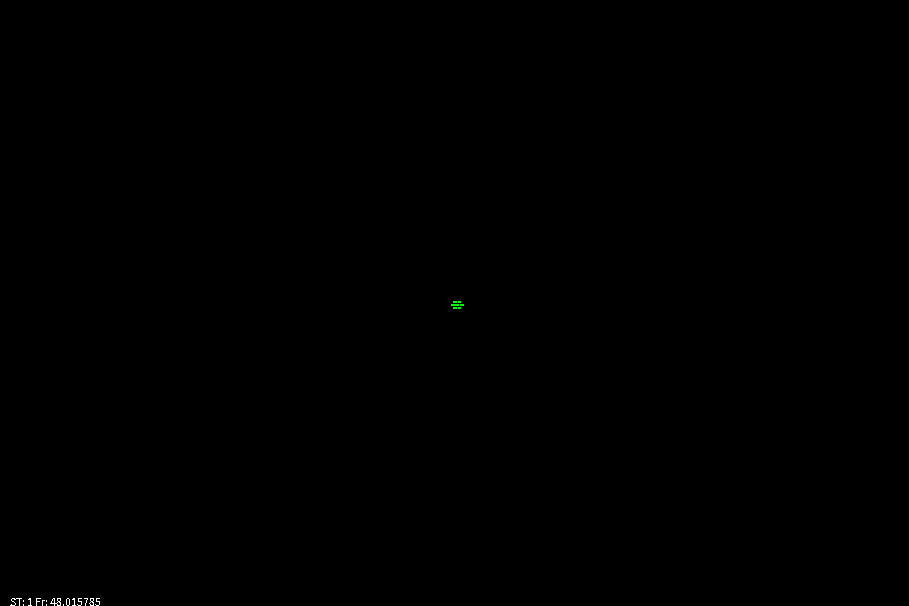
Frame 1 (no input)
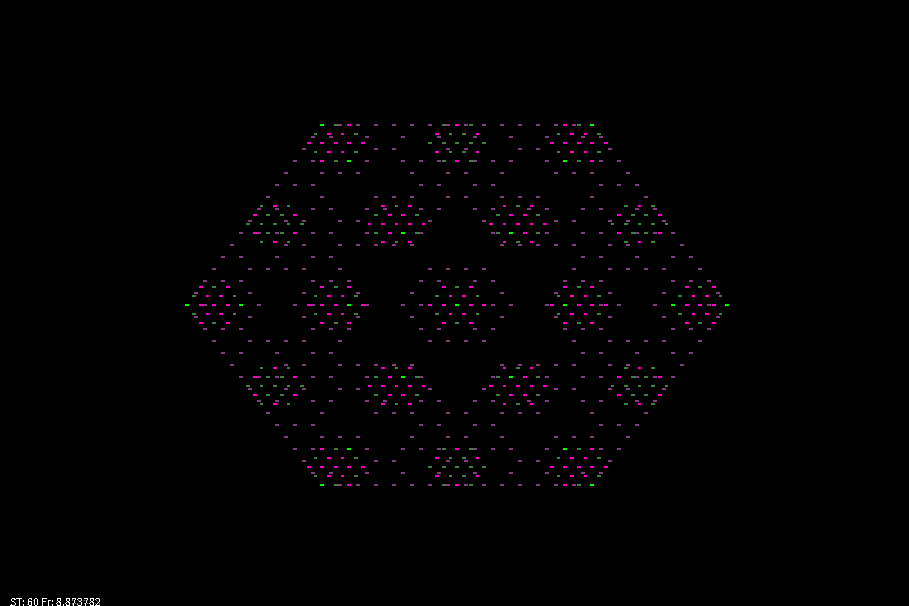
Frame 60 (the mouse pressed at the canvas centre just before this capture)
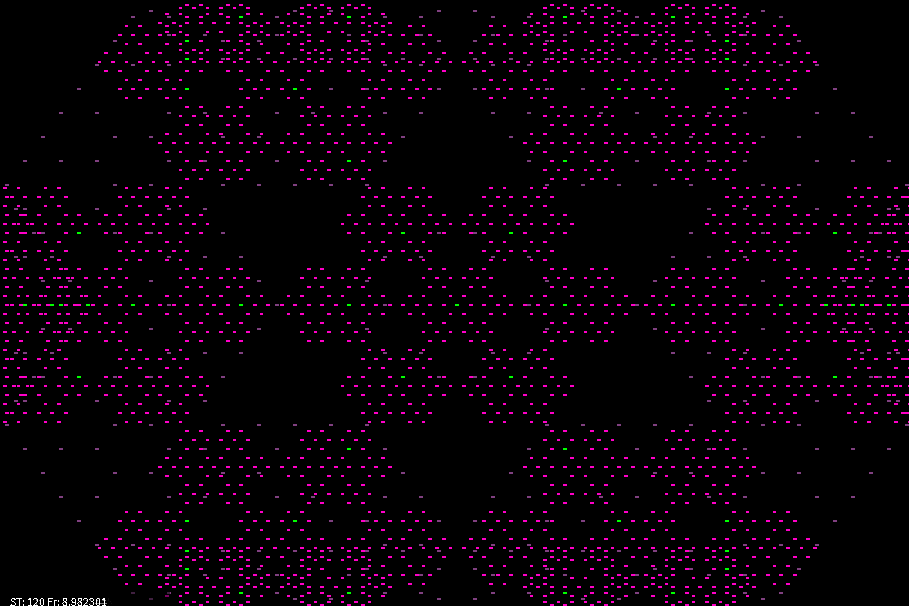
Frame 120 (the mouse held since frame 60 and released just before this capture)

The Processing sketch that drew these frames (run headless with seeded random() and noise(); from frame 60 on, the mouse is pressed at the canvas centre):

// Processing sketch: hexagonal_sync
// ── hexagonal_sync.pde
//Dwuwymiarowy, DETERMINISTYCZNY automat komórkowy - reguła "ZSUMUJ Z SĄSIADAMI I WEŹ MODULO". SYNCHRONICZNY.
// NA siatce heksagonalnej - Wyświetlanie optymalizowane tablicą zmian (Changed)
//===========================================================================================================
//
int WorldSize=202; //Ile chcemy elementów w linii?
int[][] WorldOld=new int[WorldSize][WorldSize]; //Tworzenie tablic - w Processingu zawsze za pomocą alokacji!
int[][] WorldNew=new int[WorldSize][WorldSize];
boolean[][] Changed=new boolean[WorldSize][WorldSize]; //Tablica flag zmian do rysowania

float IDens=0.0; //Początkowa gęstość w tablicy
int   Div=6; //Jaki dzielnik w regule automatu

float CellSize=3; //Wysokość komórki
int   FRAME_RATE_REQ=9; //Ile klatek na sekundę byśmy chcieli

void settings() // SPECJALNA FUNKCJA POZWALAJĄCA UŻYĆ WYRAŻENIA OKREŚLAJĄCEGO ROZMIARY OKNA ORAZ INNYCH USTAWIEŃ OKNA
{
   noSmooth(); //Jeśli istnieje funkcja `settings()` to ta komenda musi być w niej i przed `size()`
   //Proporcje okna 3:2
   size(int(WorldSize*1.5*CellSize),int(WorldSize*CellSize) ); // Tu akurat parametry muszą być typu `int`
}

void setup()
{
  background(0); //Czarne tło okna
  if(IDens>0)
  {
   for(int i=0;i<WorldOld.length;i++) //Zasiewanie tablicy
    for(int j=0;j<WorldOld.length;j++) 
    {
      Changed[i][j]=true;
      if(random(1.0)<IDens)
        WorldOld[i][j]=(int)(random(Div)); //trzeba zmienić typ (zrobić "rzut"), bo tablica przechowuje `int` a nie `float`
      else
        WorldOld[i][j]=0;
    }
  }
  else
  {
    for(int i=0;i<WorldOld.length;i++) //Zasiewanie tablicy
     for(int j=0;j<WorldOld.length;j++) 
     {
      Changed[i][j]=true;
      WorldOld[i][j]=0;
     }
      
    WorldOld[WorldSize/2][WorldSize/2]=1; //Tylko jeden zasiany w środku
  }
  visualize();
  frameRate(FRAME_RATE_REQ);
}

void draw()
{  
  change();
  visualize();
  fill(0,0,0,128);rect(10,height-16,20*8,16);
  fill(255);
  text("ST: "+frameCount+" Fr: "+frameRate,10,height);
}

// hexagon(center x-coordinate, center y-coordinate, width, height)
// Źródło: https://forum.processing.org/two/discussion/21083/creating-a-simple-function-to-draw-a-hexagon.html
void hexagon(float x, float y, float gsX, float gsY) ///< "Narzędzie" do rysowania hexagonu
{  
  float sqrt3=sqrt(3);
  gsX/=4;
  gsY/=3.5;
  beginShape();
  vertex(x - gsX, y - sqrt3 * gsY);
  vertex(x + gsX, y - sqrt3 * gsY);
  vertex(x + 2 * gsX, y);
  vertex(x + gsX, y + sqrt3 * gsY);
  vertex(x - gsX, y + sqrt3 * gsY);
  vertex(x - 2 * gsX, y);
  endShape(CLOSE);
}

void visualize() /// Wizualizacja świata
{
  noStroke();
  for(int i=0;i<WorldOld.length;i++)
  for(int j=0;j<WorldOld.length;j++) 
  {
    switch(WorldOld[i][j]){ //Instrukcja wyboru pozwala nam wybrać dowolny kolor w zależności od liczby w komórce
      case 0:fill(0,0,0);break; //Odpowiednio dobrany zestaw kolorów pozwala uzyskać ciekawe efekty
      case 1:fill(0,255,0);break;
      case 2:fill(64,128,64);break;
      case 3:fill(128,64,128);break;
      case 4:fill(255,0,200);break;
      case 5:fill(64,0,255);break;
      case 6:fill(0,0,255);break;
      default: fill(255,255,255); //To się pojawiać nie powinno
      break;
    }
    
    //Użyjemy możliwości podawania współrzędnych ekranu jako `float`
    float offsetY=CellSize*0.50; //Połowa wysokości elipsy/heksagonu
    float offsetX=CellSize*0.75; //Połowa szerokości elipsy/heksagonu
    float lineIsEven=(j%2==0?offsetX:0); //Co drugi wiersz będzie bardziej przesunięty!
    float X=offsetX+i*1.5*CellSize+lineIsEven;
    float Y=offsetY+j*CellSize;
    hexagon(X,Y,CellSize*1.5,CellSize); //sześciokąty reprezentujące komórki
    //ellipse(X,Y,S*1.5,S); //zwykłe elipsy reprezentują komórki
    //stroke(255,255,0);point(X,Y);noStroke(); //Środki elips/heksagonów
  }
}

void change() //zmiana świata - tu synchroniczna
{
  for(int i=0;i<WorldOld.length;i++) //Zmiana stanu automatu
  {
       //Reguła - "ZSUMUJ Z SĄSIADAMI I WEŹ MODULO"
       //Zamiast ignorować brzegi można zrobić liczenie indeksów sąsiadów z zawijaniem dzięki reszcie z dzielenia
       int right = (i+1) % WorldSize;         
       int left  = (WorldSize+i-1) % WorldSize;
       
       for(int j=0;j<WorldOld.length;j++) 
       {
         int dw  = (j+1) % WorldSize;   
         int up  = (WorldSize+j-1) % WorldSize;
         int add = (j%2==0 ?  right   //wiersz parzysty dodatkowo bierze lewych 
                           :  left    //wiersz nieparzysty dodatkowo bierze prawych 
                           );
         int ile = WorldOld[i][j]
                 +WorldOld[left][j]
                 +WorldOld[right][j]
                 +WorldOld[i][up]
                 +WorldOld[add][up] // dodatkowy górny
                 +WorldOld[i][dw]        
                 +WorldOld[add][dw] // dodatkowy dolny
                 ; //suma siedmiu brana potem modulo div
      
         WorldNew[i][j]=ile % Div; //Nowy stan zapisujemy na drugą tablicę
         Changed[i][j]=(WorldNew[i][j] !=0 || WorldOld[i][j]!=0); //Czy trzeba odrysować? point() jest kosztowne wbrew pozorom
       }
   }
   
   //Zamiana tablic - łatwa bo nie trzeba kopiować danych, wystarczy zamienić "uchwyty" do nich
   int[][] WorldTmp=WorldOld;
   WorldOld=WorldNew;
   WorldNew=WorldTmp;
}

//-////////////////////////////////////////////////////////////////////////////////
// Autor: Wojciech T. Borkowski
// Materiały do podręcznika "Processing w edukacji i symulacji
// https://github.com/borkowsk/sym4processing/tree/master/ProcessingWEdukacji
//-////////////////////////////////////////////////////////////////////////////////
